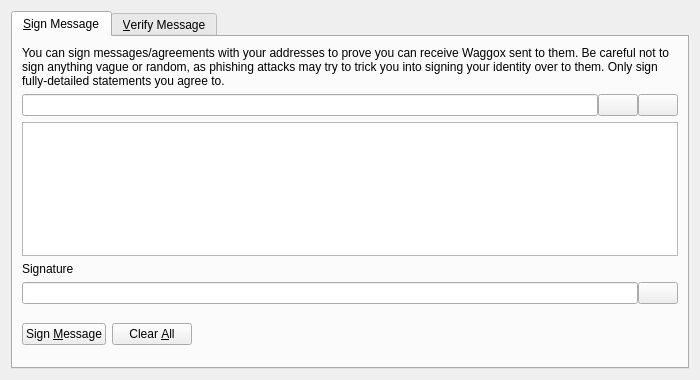
<?xml version="1.0" encoding="UTF-8"?>
<ui version="4.0">
 <class>SignVerifyMessageDialog</class>
 <widget class="QDialog" name="SignVerifyMessageDialog">
  <property name="geometry">
   <rect>
    <x>0</x>
    <y>0</y>
    <width>700</width>
    <height>380</height>
   </rect>
  </property>
  <property name="windowTitle">
   <string>Signatures - Sign / Verify a Message</string>
  </property>
  <property name="modal">
   <bool>true</bool>
  </property>
  <layout class="QVBoxLayout" name="verticalLayout">
   <item>
    <widget class="QTabWidget" name="tabWidget">
     <property name="currentIndex">
      <number>0</number>
     </property>
     <widget class="QWidget" name="tabSignMessage">
      <attribute name="title">
       <string>&amp;Sign Message</string>
      </attribute>
      <layout class="QVBoxLayout" name="verticalLayout_SM">
       <item>
        <widget class="QLabel" name="infoLabel_SM">
         <property name="text">
          <string>You can sign messages/agreements with your addresses to prove you can receive Waggox sent to them. Be careful not to sign anything vague or random, as phishing attacks may try to trick you into signing your identity over to them. Only sign fully-detailed statements you agree to.</string>
         </property>
         <property name="textFormat">
          <enum>Qt::PlainText</enum>
         </property>
         <property name="wordWrap">
          <bool>true</bool>
         </property>
        </widget>
       </item>
       <item>
        <layout class="QHBoxLayout" name="horizontalLayout_1_SM">
         <property name="spacing">
          <number>0</number>
         </property>
         <item>
          <widget class="QValidatedLineEdit" name="addressIn_SM">
           <property name="toolTip">
            <string>The Waggox address to sign the message with</string>
           </property>
          </widget>
         </item>
         <item>
          <widget class="QPushButton" name="addressBookButton_SM">
           <property name="toolTip">
            <string>Choose previously used address</string>
           </property>
           <property name="text">
            <string/>
           </property>
           <property name="shortcut">
            <string>Alt+A</string>
           </property>
           <property name="autoDefault">
            <bool>false</bool>
           </property>
          </widget>
         </item>
         <item>
          <widget class="QPushButton" name="pasteButton_SM">
           <property name="toolTip">
            <string>Paste address from clipboard</string>
           </property>
           <property name="text">
            <string/>
           </property>
           <property name="shortcut">
            <string>Alt+P</string>
           </property>
           <property name="autoDefault">
            <bool>false</bool>
           </property>
          </widget>
         </item>
        </layout>
       </item>
       <item>
        <widget class="QPlainTextEdit" name="messageIn_SM">
         <property name="toolTip">
          <string>Enter the message you want to sign here</string>
         </property>
        </widget>
       </item>
       <item>
        <widget class="QLabel" name="signatureLabel_SM">
         <property name="text">
          <string>Signature</string>
         </property>
         <property name="textFormat">
          <enum>Qt::PlainText</enum>
         </property>
        </widget>
       </item>
       <item>
        <layout class="QHBoxLayout" name="horizontalLayout_2_SM">
         <property name="spacing">
          <number>0</number>
         </property>
         <item>
          <widget class="QLineEdit" name="signatureOut_SM">
           <property name="font">
            <font>
             <italic>true</italic>
            </font>
           </property>
           <property name="readOnly">
            <bool>true</bool>
           </property>
          </widget>
         </item>
         <item>
          <widget class="QPushButton" name="copySignatureButton_SM">
           <property name="toolTip">
            <string>Copy the current signature to the system clipboard</string>
           </property>
           <property name="text">
            <string/>
           </property>
           <property name="autoDefault">
            <bool>false</bool>
           </property>
          </widget>
         </item>
        </layout>
       </item>
       <item>
        <layout class="QHBoxLayout" name="horizontalLayout_3_SM">
         <item>
          <widget class="QPushButton" name="signMessageButton_SM">
           <property name="toolTip">
            <string>Sign the message to prove you own this Waggox address</string>
           </property>
           <property name="text">
            <string>Sign &amp;Message</string>
           </property>
           <property name="autoDefault">
            <bool>false</bool>
           </property>
          </widget>
         </item>
         <item>
          <widget class="QPushButton" name="clearButton_SM">
           <property name="toolTip">
            <string>Reset all sign message fields</string>
           </property>
           <property name="text">
            <string>Clear &amp;All</string>
           </property>
           <property name="autoDefault">
            <bool>false</bool>
           </property>
          </widget>
         </item>
         <item>
          <spacer name="horizontalSpacer_1_SM">
           <property name="orientation">
            <enum>Qt::Horizontal</enum>
           </property>
           <property name="sizeHint" stdset="0">
            <size>
             <width>40</width>
             <height>48</height>
            </size>
           </property>
          </spacer>
         </item>
         <item>
          <widget class="QLabel" name="statusLabel_SM">
           <property name="font">
            <font>
             <weight>75</weight>
             <bold>true</bold>
            </font>
           </property>
           <property name="text">
            <string/>
           </property>
           <property name="wordWrap">
            <bool>true</bool>
           </property>
          </widget>
         </item>
         <item>
          <spacer name="horizontalSpacer_2_SM">
           <property name="orientation">
            <enum>Qt::Horizontal</enum>
           </property>
           <property name="sizeHint" stdset="0">
            <size>
             <width>40</width>
             <height>48</height>
            </size>
           </property>
          </spacer>
         </item>
        </layout>
       </item>
      </layout>
     </widget>
     <widget class="QWidget" name="tabVerifyMessage">
      <attribute name="title">
       <string>&amp;Verify Message</string>
      </attribute>
      <layout class="QVBoxLayout" name="verticalLayout_VM">
       <item>
        <widget class="QLabel" name="infoLabel_VM">
         <property name="text">
          <string>Enter the receiver's address, message (ensure you copy line breaks, spaces, tabs, etc. exactly) and signature below to verify the message. Be careful not to read more into the signature than what is in the signed message itself, to avoid being tricked by a man-in-the-middle attack. Note that this only proves the signing party receives with the address, it cannot prove sendership of any transaction!</string>
         </property>
         <property name="textFormat">
          <enum>Qt::PlainText</enum>
         </property>
         <property name="alignment">
          <set>Qt::AlignLeading|Qt::AlignLeft|Qt::AlignTop</set>
         </property>
         <property name="wordWrap">
          <bool>true</bool>
         </property>
        </widget>
       </item>
       <item>
        <layout class="QHBoxLayout" name="horizontalLayout_1_VM">
         <property name="spacing">
          <number>0</number>
         </property>
         <item>
          <widget class="QValidatedLineEdit" name="addressIn_VM">
           <property name="toolTip">
            <string>The Waggox address the message was signed with</string>
           </property>
          </widget>
         </item>
         <item>
          <widget class="QPushButton" name="addressBookButton_VM">
           <property name="toolTip">
            <string>Choose previously used address</string>
           </property>
           <property name="text">
            <string/>
           </property>
           <property name="shortcut">
            <string>Alt+A</string>
           </property>
           <property name="autoDefault">
            <bool>false</bool>
           </property>
          </widget>
         </item>
        </layout>
       </item>
       <item>
        <widget class="QPlainTextEdit" name="messageIn_VM"/>
       </item>
       <item>
        <widget class="QValidatedLineEdit" name="signatureIn_VM"/>
       </item>
       <item>
        <layout class="QHBoxLayout" name="horizontalLayout_2_VM">
         <item>
          <widget class="QPushButton" name="verifyMessageButton_VM">
           <property name="toolTip">
            <string>Verify the message to ensure it was signed with the specified Waggox address</string>
           </property>
           <property name="text">
            <string>Verify &amp;Message</string>
           </property>
           <property name="autoDefault">
            <bool>false</bool>
           </property>
          </widget>
         </item>
         <item>
          <widget class="QPushButton" name="clearButton_VM">
           <property name="toolTip">
            <string>Reset all verify message fields</string>
           </property>
           <property name="text">
            <string>Clear &amp;All</string>
           </property>
           <property name="autoDefault">
            <bool>false</bool>
           </property>
          </widget>
         </item>
         <item>
          <spacer name="horizontalSpacer_1_VM">
           <property name="orientation">
            <enum>Qt::Horizontal</enum>
           </property>
           <property name="sizeHint" stdset="0">
            <size>
             <width>40</width>
             <height>48</height>
            </size>
           </property>
          </spacer>
         </item>
         <item>
          <widget class="QLabel" name="statusLabel_VM">
           <property name="font">
            <font>
             <weight>75</weight>
             <bold>true</bold>
            </font>
           </property>
           <property name="text">
            <string/>
           </property>
           <property name="wordWrap">
            <bool>true</bool>
           </property>
          </widget>
         </item>
         <item>
          <spacer name="horizontalSpacer_2_VM">
           <property name="orientation">
            <enum>Qt::Horizontal</enum>
           </property>
           <property name="sizeHint" stdset="0">
            <size>
             <width>40</width>
             <height>48</height>
            </size>
           </property>
          </spacer>
         </item>
        </layout>
       </item>
      </layout>
     </widget>
    </widget>
   </item>
  </layout>
 </widget>
 <customwidgets>
  <customwidget>
   <class>QValidatedLineEdit</class>
   <extends>QLineEdit</extends>
   <header>qvalidatedlineedit.h</header>
  </customwidget>
 </customwidgets>
 <resources>
  <include location="../waggox.qrc"/>
 </resources>
 <connections/>
</ui>
